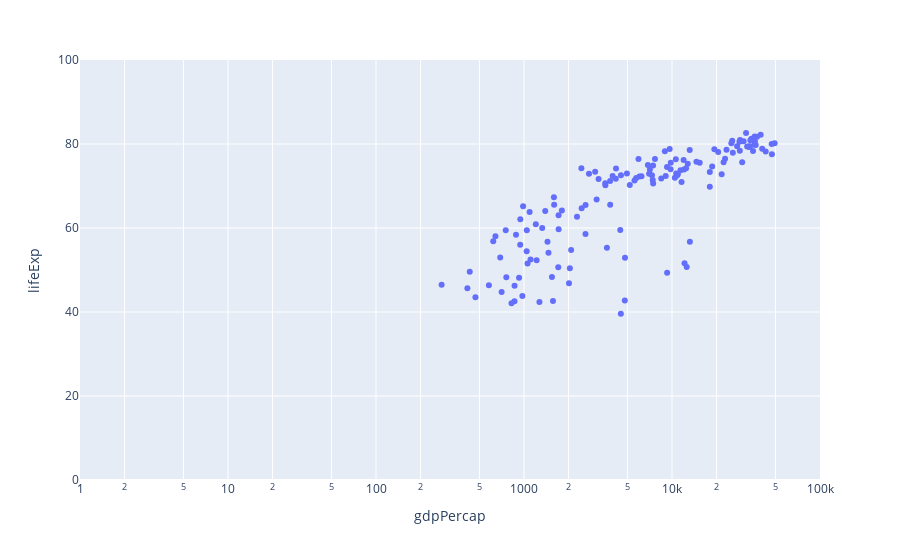

Write notebook code for a chart like this one.
### Code cell
df = px.data.gapminder().query("year == 2007")

fig = px.scatter(df, x="gdpPercap", y="lifeExp", hover_name="country", 
                 log_x=True, range_x=[1,100000], range_y=[0,100])
fig.show()

### Figure 1 — Plotly figure (JSON) as saved in the notebook; plotly's stock layout.template omitted (floating-point values rounded to 4 significant figures; data arrays with more than 128 entries replaced by an {"elided": "..."} marker saying what was removed)
{"data": [{"hovertemplate": "<b>%{hovertext}</b><br><br>gdpPercap=%{x}<br>lifeExp=%{y}<extra></extra>", "hovertext": {"elided": "142 str values"}, "legendgroup": "", "marker": {"color": "#636efa", "symbol": "circle"}, "mode": "markers", "name": "", "orientation": "v", "showlegend": false, "type": "scatter", "x": {"elided": "142 float values"}, "xaxis": "x", "y": {"elided": "142 float values"}, "yaxis": "y"}], "layout": {"legend": {"tracegroupgap": 0}, "margin": {"t": 60}, "xaxis": {"anchor": "y", "domain": [0, 1], "range": [0, 5], "title": {"text": "gdpPercap"}, "type": "log"}, "yaxis": {"anchor": "x", "domain": [0, 1], "range": [0, 100], "title": {"text": "lifeExp"}}}}
